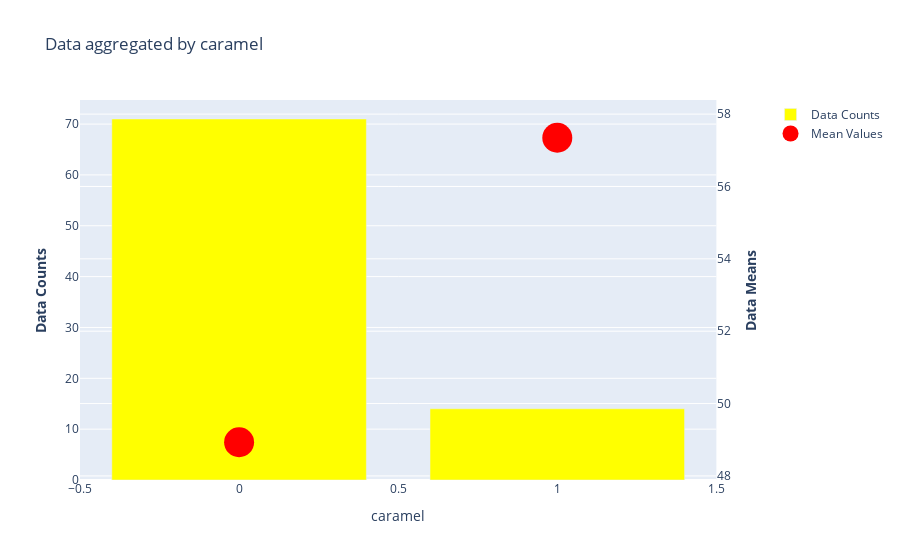

The notebook cell this image was saved under:
### Markdown cell above
Fruity candies are less popular on average.

### Caramel

### Code cell
plots.investigate_categoric_variable(df_candy, response, ['caramel'], ["Unknown"])

### Figure 1 — Plotly figure (JSON) as saved in the notebook; plotly's stock layout.template omitted (floating-point values rounded to 4 significant figures)
{"data": [{"marker": {"color": "yellow"}, "name": "Data Counts", "type": "bar", "x": [0, 1], "xaxis": "x", "y": [71, 14], "yaxis": "y"}, {"marker": {"color": "red", "size": 30}, "mode": "markers", "name": "Mean Values", "type": "scatter", "x": [0, 1], "xaxis": "x", "y": [48.93, 57.35], "yaxis": "y2"}], "layout": {"title": {"text": "Data aggregated by caramel"}, "xaxis": {"anchor": "y", "domain": [0, 0.94], "title": {"text": "caramel"}}, "yaxis": {"anchor": "x", "domain": [0, 1], "title": {"text": "<b>Data Counts</b>"}}, "yaxis2": {"anchor": "x", "overlaying": "y", "side": "right", "title": {"text": "<b>Data Means</b>"}}}}
